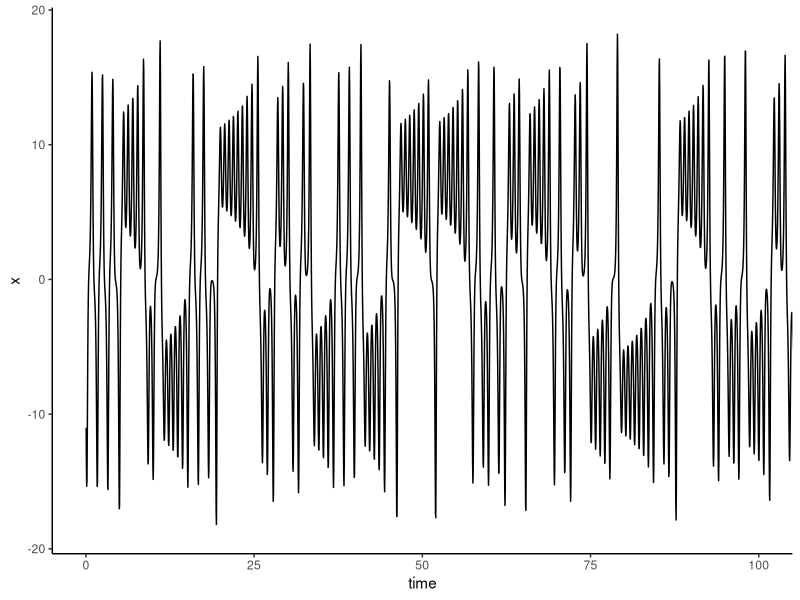
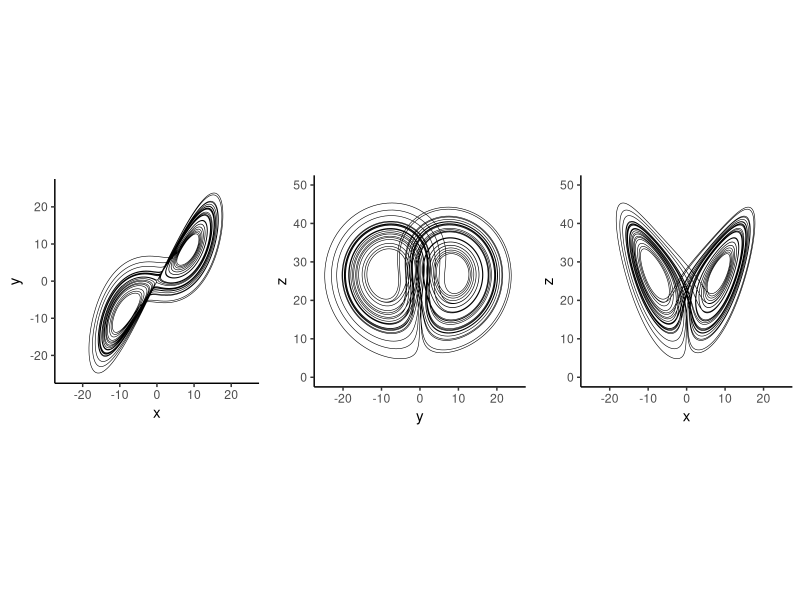

Generate these figures, in order, with R:
library(deSolve)
library(tidyverse)
library(cowplot)
library(gganimate)


# generate data -----------------------------------------------------------


parameters <- c(sigma = 10,
                rho = 28,
                beta = 8 / 3)
initial_state <-
  c(x = -8.60632853,
    y = -14.85273055,
    z = 15.53352487)

lorenz <- function(t, state, parameters) {
  with(as.list(c(state, parameters)), {
    dx <- sigma * (y - x)
    dy <- x * (rho - z) - y
    dz <- x * y - beta * z
    
    list(c(dx, dy, dz))
  })
}

times <- seq(0, 500, length.out = 125000)

lorenz_ts <-
  ode(
    y = initial_state,
    times = times,
    func = lorenz,
    parms = parameters,
    method = "lsoda"
  ) %>% as_tibble()


lorenz_ts[1:10,]

# original variance
vars <- lorenz_ts %>%
  summarise_all(var)


# plot --------------------------------------------------------------------

# every 10th x
obs <- lorenz_ts %>%
  select(time, x) %>%
  filter(row_number() %% 10 == 0)

ggplot(obs, aes(time, x)) +
  geom_line() +
  coord_cartesian(xlim = c(0, 100)) +
  theme_classic()

# attractors, projected to 2d
y_z <- ggplot(lorenz_ts %>%
                select(y, z) %>%
                slice(1:10000),
              aes(y, z)) +
  geom_path(size = 0.2) +
  coord_cartesian(xlim = c(-25, 25), ylim = c(0, 50)) +
  theme_classic() +
  theme(aspect.ratio = 1)

x_z <- ggplot(lorenz_ts %>%
                select(x, z) %>%
                slice(1:10000),
              aes(x, z)) +
  geom_path(size = 0.2) +
  coord_cartesian(xlim = c(-25, 25), ylim = c(0, 50)) +
  theme_classic() +
  theme(aspect.ratio = 1)

x_y <- ggplot(lorenz_ts %>%
                select(x, y) %>%
                slice(1:10000),
              aes(x, y)) +
  geom_path(size = 0.2) +
  coord_cartesian(xlim = c(-25, 25), ylim = c(-25, 25)) +
  theme_classic() +
  theme(aspect.ratio = 1)

plot_grid(x_y, y_z, x_z, ncol = 3)



# animate -----------------------------------------------------------------


x_z_anim <- ggplot(lorenz_ts %>%
                     select(time, x, z) %>%
                     slice(1:10000),
                   aes(x, z)) +
  geom_path(
    data = lorenz_ts %>%
      select(x, z) %>%
      slice(1:10000),
    aes(x, z),
    size = 0.4,
    color = "darkgrey"
  ) +
  geom_point(size = 4, color = "#B57EDC") +
  theme_void()  +
  coord_equal() +
  transition_time(time = time)

#animate(x_z_anim, nframes = 10000, fps = 50, renderer = gifski_renderer())
#anim_save("x_z.gif")
